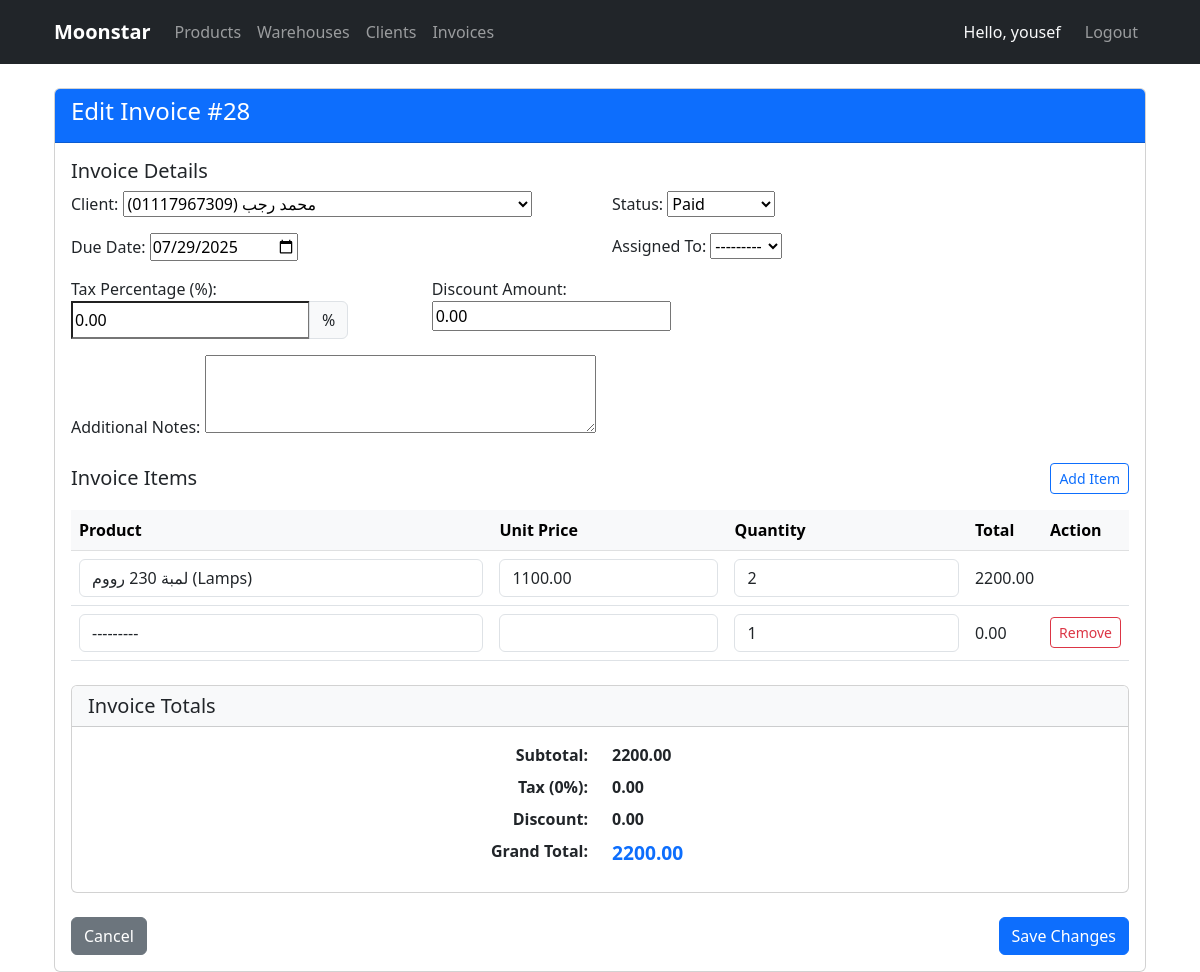
Screenshot of /manager/invoices/28/edit/ (signed in) with the database file from the repository.
### manager/models.py (models this page shows, shortened)
class Invoice(models.Model):
    STATUS_DRAFT = 'draft'
    STATUS_SENT = 'sent'
    STATUS_PAID = 'paid'
    STATUS_INSTALLMENT = 'installment'
    STATUS_CANCELLED = 'cancelled'
    STATUS_CHOICES = [
        (STATUS_DRAFT, 'Draft'),
        (STATUS_SENT, 'Sent'),
        (STATUS_PAID, 'Paid'),
        (STATUS_INSTALLMENT, 'Installment'),
        (STATUS_CANCELLED, 'Cancelled'),
    ]
    number = models.AutoField(primary_key=True, verbose_name="Invoice Number")
    client = models.ForeignKey(
        'Client',
        on_delete=models.PROTECT,
        related_name='invoices',
        verbose_name="Client"
    )
    assigned_to = models.ForeignKey(
        User,
        on_delete=models.PROTECT,
        related_name='assigned_invoices',
        verbose_name="Assigned To",
        null=True,
        blank=True
    )
    date_created = models.DateTimeField(auto_now_add=True)
    last_edit_time = models.DateTimeField(auto_now=True)
    date_due = models.DateField(verbose_name="Due Date")
    tax_percentage = models.DecimalField(
        max_digits=5,
        decimal_places=2,
        default=0,
        validators=[MinValueValidator(0)],
        verbose_name="Tax Percentage (%)"
    )
    discount_amount = models.DecimalField(
        max_digits=10,
        decimal_places=2,
        default=0,
        validators=[MinValueValidator(0)],
        verbose_name="Discount Amount"
    )
    status = models.CharField(
        max_length=12,
        choices=STATUS_CHOICES,
        default=STATUS_DRAFT
    )
    notes = models.TextField(blank=True, null=True, verbose_name="Additional Notes")
    is_installment = models.BooleanField(default=False)
    amount_paid = models.DecimalField(
        max_digits=10,
        decimal_places=2,
        default=0.00,
        validators=[MinValueValidator(Decimal('0.00'))]
    )
    installment_plan = models.TextField(blank=True, null=True, verbose_name="Installment Plan Details")
    class Meta:
        ordering = ['-last_edit_time']
        verbose_name = "Invoice"
        verbose_name_plural = "Invoices"

class InvoiceItem(models.Model):
    invoice = models.ForeignKey(
        'Invoice',
        on_delete=models.CASCADE,
        related_name='items',
        verbose_name="Invoice"
    )
    product = models.ForeignKey(
        'Product',
        on_delete=models.PROTECT,  # Prevent deletion if used in invoices
        related_name='invoice_items',
        verbose_name="Product"
    )
    unit_price = models.DecimalField(
        max_digits=10,
        decimal_places=2,
        validators=[MinValueValidator(Decimal('0.01'))],
        verbose_name="Unit Price"
    )
    quantity = models.PositiveIntegerField(
        default=1,
        validators=[MinValueValidator(1)],
        verbose_name="Quantity"
    )
    created_at = models.DateTimeField(auto_now_add=True)
    updated_at = models.DateTimeField(auto_now=True)
    class Meta:
        verbose_name = "Invoice Item"
        verbose_name_plural = "Invoice Items"
        ordering = ['-created_at']
        unique_together = ('invoice', 'product')  # Prevent duplicate products in same invoice
    @property
    def total(self):
        if self.unit_price is None or self.quantity is None:
            return Decimal('0.00')
        return self.unit_price * Decimal(self.quantity)

### manager/views.py (the view, shortened to what this page needs)
# urls.py: path('invoices/<int:pk>/edit/', InvoiceUpdateView.as_view(), name='invoice_update'),
class InvoiceUpdateView(LoginRequiredMixin, UpdateView):
    model = Invoice
    form_class = InvoiceForm
    template_name = 'manager/invoices/update.html'
    def get_form_kwargs(self):
        kwargs = super().get_form_kwargs()
        kwargs['user'] = self.request.user
        return kwargs
    def get_context_data(self, **kwargs):
        context = super().get_context_data(**kwargs)
        if self.request.POST:
            context['formset'] = InvoiceItemFormSet(self.request.POST, instance=self.object)
        else:
            context['formset'] = InvoiceItemFormSet(instance=self.object)
        return context

### manager/forms.py
class InvoiceForm(forms.ModelForm):
    class Meta:
        model = Invoice
        fields = ['client', 'assigned_to', 'date_due', 'tax_percentage',
                 'discount_amount', 'notes', 'status']
        widgets = {
            'date_due': forms.DateInput(attrs={'type': 'date'}),
            'notes': forms.Textarea(attrs={'rows': 3}),
        }
    def __init__(self, *args, **kwargs):
        self.user = kwargs.pop('user', None)
        super().__init__(*args, **kwargs)
        if self.user:
            self.fields['assigned_to'].queryset = User.objects.filter(is_staff=True)
            if not self.instance.pk:  # Only for new invoices
                self.initial['assigned_to'] = self.user

### manager/models.py (called while the page is built)
    def __str__(self):
        return f"{self.name} ({self.get_category_display()})"

    def __str__(self):
        return f"{self.name} ({self.phone})"

### templates/manager/invoices/update.html (shortened to what this page needs)
{% extends 'base.html' %}
{% block content %}
<div class="card">
    <div class="card-header bg-primary text-white">
        <h4>Edit Invoice #{{ object.number }}</h4>
    </div>
    <div class="card-body">
        <form method="post" enctype="multipart/form-data">
            <div class="mb-4">
                <h5>Invoice Details</h5>
                <div class="row">
                    <div class="col-md-6">
                        <div class="mb-3">
                            {{ form.client.label_tag }}
                            {{ form.client }}
                        </div>
                    </div>
                    <div class="col-md-6">
                        <div class="mb-3">
                            {{ form.status.label_tag }}
                            {{ form.status }}
                        </div>
                    </div>
                </div>
                <div class="row">
                    <div class="col-md-6">
                        <div class="mb-3">
                            {{ form.date_due.label_tag }}
                            {{ form.date_due }}
                        </div>
                    </div>
                    <div class="col-md-6">
                        <div class="mb-3">
                            {{ form.assigned_to.label_tag }}
                            {{ form.assigned_to }}
                        </div>
                    </div>
                </div>
                <div class="row">
                    <div class="col-md-4">
                        <div class="mb-3">
                            {{ form.tax_percentage.label_tag }}
                            <div class="input-group">
                                {{ form.tax_percentage }}
                                <span class="input-group-text">%</span>
                            </div>
                        </div>
                    </div>
                    <div class="col-md-4">
                        <div class="mb-3">
                            {{ form.discount_amount.label_tag }}
                            {{ form.discount_amount }}
                        </div>
                    </div>
                </div>
                <div class="mb-3">
                    {{ form.notes.label_tag }}
                    {{ form.notes }}
                </div>
            </div>
            <div class="mb-4">
                <div class="d-flex justify-content-between align-items-center mb-3">
                    <h5 class="mb-0">Invoice Items</h5>
                    <button type="button" id="add-item" class="btn btn-sm btn-outline-primary">Add Item</button>
                </div>
                <table class="table" id="items-table">
                    <thead class="table-light">
                        <tr>
                            <th>Product</th>
                            <th>Unit Price</th>
                            <th>Quantity</th>
                            <th>Total</th>
                            <th>Action</th>
                        </tr>
                    </thead>
                    <tbody id="formset-body">
                        {% for form in formset %}
                        <tr class="formset-row">
                            <td>{{ form.product }}</td>
                            <td>{{ form.unit_price }}</td>
                            <td>{{ form.quantity }}</td>
                            <td class="item-total">
                                {% if form.instance.pk %}
                                    {{ form.instance.total|floatformat:2 }}
                                {% else %}
                                    0.00
                                {% endif %}
                            </td>
                            <td>
                                {% if not forloop.first %}
                                <button type="button" class="btn btn-sm btn-outline-danger remove-row">Remove</button>
                                {% endif %}
                            </td>
                        </tr>
                        {% endfor %}
                    </tbody>
                </table>
            </div>
            <div class="card mb-4">
                <div class="card-header bg-light">
                    <h5>Invoice Totals</h5>
                </div>
                <div class="card-body">
                    <div class="row mb-2">
                        <div class="col-md-6 text-end"><strong>Subtotal:</strong></div>
                        <div class="col-md-6" id="subtotal-display">0.00</div>
                    </div>
                    <div class="row mb-2">
                        <div class="col-md-6 text-end">
                            <strong>Tax (<span id="tax-percentage-display">0</span>%):</strong>
                        </div>
                        <div class="col-md-6" id="tax-amount-display">0.00</div>
                    </div>
                    <div class="row mb-2">
                        <div class="col-md-6 text-end"><strong>Discount:</strong></div>
                        <div class="col-md-6" id="discount-display">0.00</div>
                    </div>
                    <div class="row mb-2">
                        <div class="col-md-6 text-end"><strong>Grand Total:</strong></div>
                        <div class="col-md-6" id="grand-total-display">0.00</div>
                    </div>
                </div>
            </div>
            <div class="d-flex justify-content-between">
                <a href="{% url 'invoice_detail' object.pk %}" class="btn btn-secondary">Cancel</a>
                <button type="submit" class="btn btn-primary">Save Changes</button>
            </div>
        </form>
    </div>
</div>
{% endblock %}

### templates/base.html (shortened to what this page needs)
<!DOCTYPE html>
<html lang="en">
<head>
    <link href="https://cdn.jsdelivr.net/npm/bootstrap@5.3.0/dist/css/bootstrap.min.css" rel="stylesheet">
    <link rel="stylesheet" href="https://cdn.jsdelivr.net/npm/bootstrap-icons@1.8.0/font/bootstrap-icons.css">
</head>
<body>
    <nav class="navbar navbar-expand-lg navbar-dark bg-dark">
        <div class="container">
            <a class="navbar-brand" href="/">Moonstar</a>
            <div class="collapse navbar-collapse" id="navbarNav">
                <div class="navbar-nav me-auto">
                    <a class="nav-link {% if request.path == '/products/list/' %}active{% endif %}" href="{% url 'product_list' %}">
                        Products
                    </a>
                    <a class="nav-link {% if request.path == '/warehouses/' %}active{% endif %}" href="{% url 'warehouse_list' %}">
                        Warehouses
                    </a>
                    <a class="nav-link {% if request.path == '/clients/' %}active{% endif %}" href="{% url 'client_list' %}">
                        Clients
                    </a>
                    <a class="nav-link {% if request.path == '/invoices/' %}active{% endif %}" href="{% url 'invoice_list' %}">
                        Invoices
                    </a>
                </div>
                <div class="navbar-nav">
                    {% if user.is_authenticated %}
                        <span class="navbar-text text-light me-3">
                            Hello, {{ user.username }}
                        </span>
                        <a class="nav-link" href="{% url 'logout' %}">Logout</a>
                    {% else %}
                        <a class="nav-link" href="{% url 'login' %}">Login</a>
                    {% endif %}
                </div>
            </div>
        </div>
    </nav>
    <div class="container mt-3 mt-md-4">
        {% block content %}{% endblock %}
    </div>
</body>
</html>

### templates/base.html (style rules this page uses)
:root { --mobile-breakpoint: 768px; }
.navbar { padding: 0.75rem 1rem; }
.navbar-brand { font-weight: 600; font-size: 1.25rem; }
.nav-link { padding: 0.5rem 1rem; }
.container { padding-left: 1rem; padding-right: 1rem; }
@media (min-width: 768px) { .container { max-width: 1140px; padding-left: 1.5rem; padding-right: 1.5rem; } }

### templates/manager/invoices/update.html (style rules this page uses)
#subtotal-display, #tax-amount-display, #discount-display, #grand-total-display { font-weight: bold; }
#grand-total-display { font-size: 1.2em; color: #0d6efd; }
.card-header.bg-light h5 { margin-bottom: 0; }
.formset-row td { vertical-align: middle; }

### rows the page displays
Invoice: number "28", client "محمد رجب (01117967309)", status "Paid", date_due "07/29/2025", assigned_to "---------", tax_percentage "0.00", discount_amount "0.00"
InvoiceItem: instance.total "2200.00"

### other values shown
{{ user.username }} "yousef"
